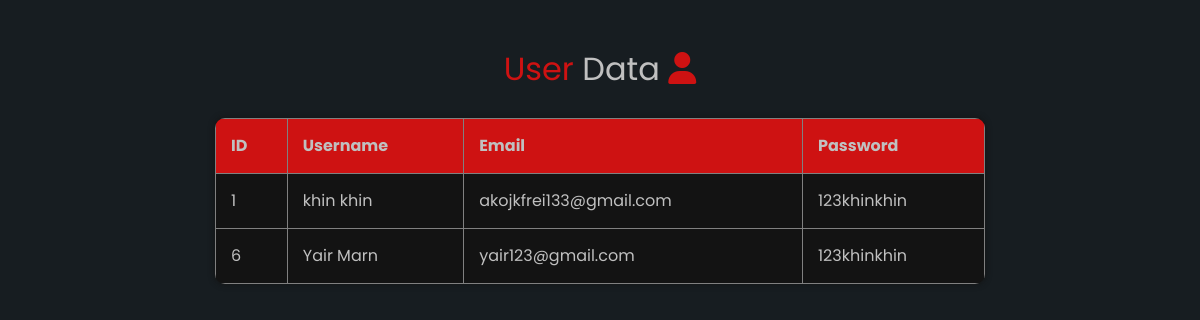
The page /moviewebsite/manageusers.php on the database its author committed.
### tables this page shows
CREATE TABLE `user` (
  `id` int(50) NOT NULL,
  `username` varchar(300) NOT NULL,
  `password` varchar(30) NOT NULL,
  `email` varchar(255) NOT NULL
);

### moviewebsite/manageusers.php (the view, shortened to what this page needs)
<!DOCTYPE html>
<html lang="en">
<head>
    <link rel="stylesheet" href="https://stackpath.bootstrapcdn.com/bootstrap/4.5.2/css/bootstrap.min.css" />
</head>
<body>
    <?php
    $servername = "localhost";
    $username = "root";
    $password = "";
    $dbname = "movie";
    $conn = new mysqli($servername, $username, $password, $dbname);
    ?>
    <div class="container table-container">
        <h2 style="font-weight: var(--fw-500);">User
            <span style="color: silver;">Data</span>
            <i class="fa-solid fa-user" style="color: #CE1212;"></i>
        </h2>
        <?php
        $userDataQuery = "SELECT * FROM user";
        $userDataResult = $conn->query($userDataQuery);
        if ($userDataResult->num_rows > 0) {
            echo "<table>
            <thead>
            <tr>
                <th>ID</th>
                <th>Username</th>
                <th>Email</th>
                <th>Password</th>
            </tr></thead>";
            while ($row = $userDataResult->fetch_assoc()) {
                echo "<tbody><tr>
                <td>{$row['id']}</td>
                <td>{$row['username']}</td>
                <td>{$row['email']}</td>
                <td>{$row['password']}</td>
            </tr></tbody>";
            }
            echo "</table>";
        } else {
            echo "<h4>No records found!</h4>";
        }
        ?>
    </div>
</body>
</html>

### moviewebsite/manageusers.php (style rules this page uses)
body { background-color: hsl(207, 19%, 11%); color: #fff; font-family: "Poppins", sans-serif; }
.table-container { max-width: 800px; margin: auto; margin-top: 50px; }
.table-container h2 { text-align: center; color: #CE1212; margin-bottom: 30px; }
.table-container table { width: 100%; border-collapse: collapse; box-shadow: 0 0 6px rgb(19, 19, 19); background-color: rgb(19, 19, 19); border-radius: 10px; overflow: hidden; color: silver; }
.table-container th, .table-container td { border: 0.11px solid gray; padding: 15px; text-align: left; }
.table-container th { background-color: #CE1212; font-weight: bold; color: silver; }

### rows shown on the page
user: id "1", username "khin khin", email "akojkfrei133@gmail.com", password "123khinkhin"
user: id "6", username "Yair Marn", email "yair123@gmail.com", password "123khinkhin"
